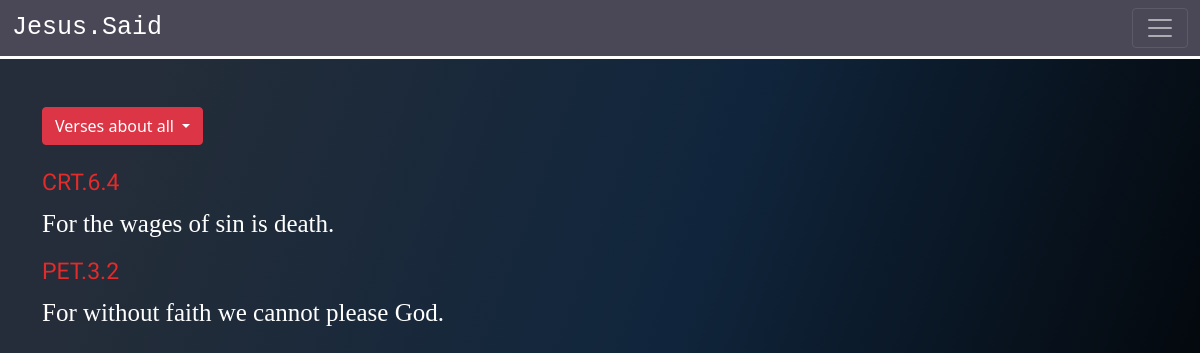
Page /BibleStudy/BookMarks/all/ on the earlier database version.
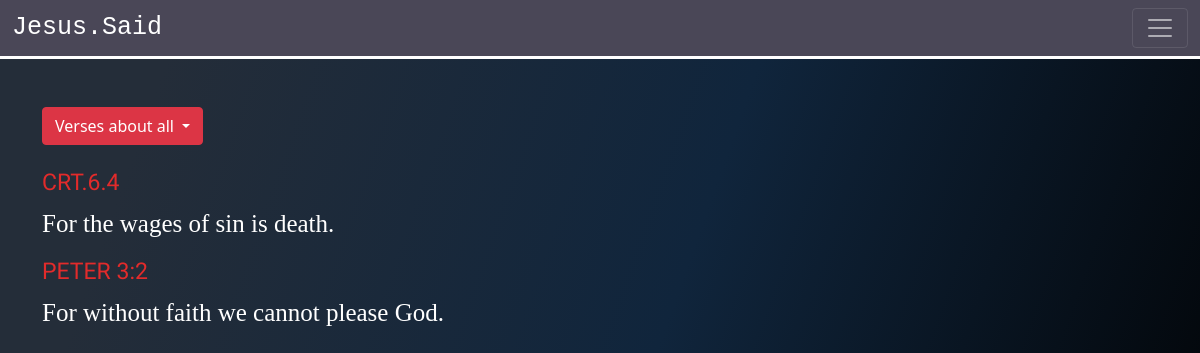
Same page on the later database version.
### BibleStudy/models.py (models this page shows, shortened)
class TopicalBookMarks(models.Model):
    choices = (
        ('Faith','Faith'),
        ('Sin','Sin'),
        ('Sorrow','Sorrow'),
        ('Thanks Giving', 'Thanks Giving'),
        ('Giving', 'Giving'),
        ('Living', 'Living'),
        ('Forgiving', 'Forgiving'),
        ('Encouragement', 'Encouragement')
    )
    topic = models.CharField(max_length=100, choices=choices)
    verse = models.CharField(max_length=30)
    word = models.TextField(max_length=1000, default='None')

### BibleStudy/views.py (the view)
# urls.py: path('BookMarks/<str:topic>/',TopicalBookMark.as_view(), name='bookmarks'),
class TopicalBookMark(TemplateView):
    template_name = 'BibleStudy/bookmarks.html'
    def get_context_data(self, **kwargs):
        context = super().get_context_data(**kwargs)
        topic = self.kwargs['topic']
        if topic == 'all':
            bm = TopicalBookMarks.objects.all()
        else:
            bm = TopicalBookMarks.objects.filter(topic=topic)
        context['verses'] = bm
        return context

### BibleStudy/templates/BibleStudy/bookmarks.html (shortened to what this page needs)
{% extends 'Users/base.html' %}
{% block content %}
<div class="content-container" style="background-color: rgb(25,22 ,32)!important;">
    <div class="container">
        <br><br>
        <div >
            <div class="dropdown" >
                <button class="btn btn-danger dropdown-toggle" type="button" data-bs-toggle="dropdown" aria-expanded="false">
                Verses about {{ topic }}
                </button>
            </div>
        </div><br>
        {% for verse in verses %}
        <h6 style="color: rgb(226, 43, 43); font-family: Dekko; font-size: 23px;">{{ verse.verse }}</h6>
        <p style="color:rgb(255, 255, 255); font-size: 25px; font-family: cursive;">{{ verse.word }}</p>
    {% endfor %}
    </div>
</div>
{% endblock %}

Differences in the rows shown:
changed TopicalBookMarks "For without faith we cannot please God.": verse "PET.3.2" → "PETER 3:2"
